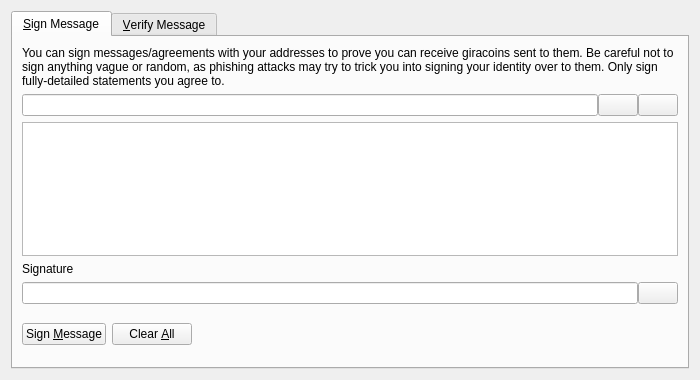
<?xml version="1.0" encoding="UTF-8"?>
<ui version="4.0">
 <class>SignVerifyMessageDialog</class>
 <widget class="QDialog" name="SignVerifyMessageDialog">
  <property name="geometry">
   <rect>
    <x>0</x>
    <y>0</y>
    <width>700</width>
    <height>380</height>
   </rect>
  </property>
  <property name="windowTitle">
   <string>Signatures - Sign / Verify a Message</string>
  </property>
  <property name="modal">
   <bool>true</bool>
  </property>
  <layout class="QVBoxLayout" name="verticalLayout">
   <item>
    <widget class="QTabWidget" name="tabWidget">
     <property name="currentIndex">
      <number>0</number>
     </property>
     <widget class="QWidget" name="tabSignMessage">
      <attribute name="title">
       <string>&amp;Sign Message</string>
      </attribute>
      <layout class="QVBoxLayout" name="verticalLayout_SM">
       <item>
        <widget class="QLabel" name="infoLabel_SM">
         <property name="text">
          <string>You can sign messages/agreements with your addresses to prove you can receive giracoins sent to them. Be careful not to sign anything vague or random, as phishing attacks may try to trick you into signing your identity over to them. Only sign fully-detailed statements you agree to.</string>
         </property>
         <property name="textFormat">
          <enum>Qt::PlainText</enum>
         </property>
         <property name="wordWrap">
          <bool>true</bool>
         </property>
        </widget>
       </item>
       <item>
        <layout class="QHBoxLayout" name="horizontalLayout_1_SM">
         <property name="spacing">
          <number>0</number>
         </property>
         <item>
          <widget class="QValidatedLineEdit" name="addressIn_SM">
           <property name="toolTip">
            <string>The Giracoin address to sign the message with</string>
           </property>
          </widget>
         </item>
         <item>
          <widget class="QPushButton" name="addressBookButton_SM">
           <property name="toolTip">
            <string>Choose previously used address</string>
           </property>
           <property name="text">
            <string/>
           </property>
           <property name="icon">
            <iconset resource="../giracoin.qrc">
             <normaloff>:/icons/address-book</normaloff>:/icons/address-book</iconset>
           </property>
           <property name="shortcut">
            <string>Alt+A</string>
           </property>
           <property name="autoDefault">
            <bool>false</bool>
           </property>
          </widget>
         </item>
         <item>
          <widget class="QPushButton" name="pasteButton_SM">
           <property name="toolTip">
            <string>Paste address from clipboard</string>
           </property>
           <property name="text">
            <string/>
           </property>
           <property name="icon">
            <iconset resource="../giracoin.qrc">
             <normaloff>:/icons/editpaste</normaloff>:/icons/editpaste</iconset>
           </property>
           <property name="shortcut">
            <string>Alt+P</string>
           </property>
           <property name="autoDefault">
            <bool>false</bool>
           </property>
          </widget>
         </item>
        </layout>
       </item>
       <item>
        <widget class="QPlainTextEdit" name="messageIn_SM">
         <property name="toolTip">
          <string>Enter the message you want to sign here</string>
         </property>
        </widget>
       </item>
       <item>
        <widget class="QLabel" name="signatureLabel_SM">
         <property name="text">
          <string>Signature</string>
         </property>
         <property name="textFormat">
          <enum>Qt::PlainText</enum>
         </property>
        </widget>
       </item>
       <item>
        <layout class="QHBoxLayout" name="horizontalLayout_2_SM">
         <property name="spacing">
          <number>0</number>
         </property>
         <item>
          <widget class="QLineEdit" name="signatureOut_SM">
           <property name="font">
            <font>
             <italic>true</italic>
            </font>
           </property>
           <property name="readOnly">
            <bool>true</bool>
           </property>
          </widget>
         </item>
         <item>
          <widget class="QPushButton" name="copySignatureButton_SM">
           <property name="toolTip">
            <string>Copy the current signature to the system clipboard</string>
           </property>
           <property name="text">
            <string/>
           </property>
           <property name="icon">
            <iconset resource="../giracoin.qrc">
             <normaloff>:/icons/editcopy</normaloff>:/icons/editcopy</iconset>
           </property>
           <property name="autoDefault">
            <bool>false</bool>
           </property>
          </widget>
         </item>
        </layout>
       </item>
       <item>
        <layout class="QHBoxLayout" name="horizontalLayout_3_SM">
         <item>
          <widget class="QPushButton" name="signMessageButton_SM">
           <property name="toolTip">
            <string>Sign the message to prove you own this Giracoin address</string>
           </property>
           <property name="text">
            <string>Sign &amp;Message</string>
           </property>
           <property name="icon">
            <iconset resource="../giracoin.qrc">
             <normaloff>:/icons/edit</normaloff>:/icons/edit</iconset>
           </property>
           <property name="autoDefault">
            <bool>false</bool>
           </property>
          </widget>
         </item>
         <item>
          <widget class="QPushButton" name="clearButton_SM">
           <property name="toolTip">
            <string>Reset all sign message fields</string>
           </property>
           <property name="text">
            <string>Clear &amp;All</string>
           </property>
           <property name="icon">
            <iconset resource="../giracoin.qrc">
             <normaloff>:/icons/remove</normaloff>:/icons/remove</iconset>
           </property>
           <property name="autoDefault">
            <bool>false</bool>
           </property>
          </widget>
         </item>
         <item>
          <spacer name="horizontalSpacer_1_SM">
           <property name="orientation">
            <enum>Qt::Horizontal</enum>
           </property>
           <property name="sizeHint" stdset="0">
            <size>
             <width>40</width>
             <height>48</height>
            </size>
           </property>
          </spacer>
         </item>
         <item>
          <widget class="QLabel" name="statusLabel_SM">
           <property name="font">
            <font>
             <weight>75</weight>
             <bold>true</bold>
            </font>
           </property>
           <property name="text">
            <string/>
           </property>
           <property name="wordWrap">
            <bool>true</bool>
           </property>
          </widget>
         </item>
         <item>
          <spacer name="horizontalSpacer_2_SM">
           <property name="orientation">
            <enum>Qt::Horizontal</enum>
           </property>
           <property name="sizeHint" stdset="0">
            <size>
             <width>40</width>
             <height>48</height>
            </size>
           </property>
          </spacer>
         </item>
        </layout>
       </item>
      </layout>
     </widget>
     <widget class="QWidget" name="tabVerifyMessage">
      <attribute name="title">
       <string>&amp;Verify Message</string>
      </attribute>
      <layout class="QVBoxLayout" name="verticalLayout_VM">
       <item>
        <widget class="QLabel" name="infoLabel_VM">
         <property name="text">
          <string>Enter the receiver's address, message (ensure you copy line breaks, spaces, tabs, etc. exactly) and signature below to verify the message. Be careful not to read more into the signature than what is in the signed message itself, to avoid being tricked by a man-in-the-middle attack. Note that this only proves the signing party receives with the address, it cannot prove sendership of any transaction!</string>
         </property>
         <property name="textFormat">
          <enum>Qt::PlainText</enum>
         </property>
         <property name="alignment">
          <set>Qt::AlignLeading|Qt::AlignLeft|Qt::AlignTop</set>
         </property>
         <property name="wordWrap">
          <bool>true</bool>
         </property>
        </widget>
       </item>
       <item>
        <layout class="QHBoxLayout" name="horizontalLayout_1_VM">
         <property name="spacing">
          <number>0</number>
         </property>
         <item>
          <widget class="QValidatedLineEdit" name="addressIn_VM">
           <property name="toolTip">
            <string>The Giracoin address the message was signed with</string>
           </property>
          </widget>
         </item>
         <item>
          <widget class="QPushButton" name="addressBookButton_VM">
           <property name="toolTip">
            <string>Choose previously used address</string>
           </property>
           <property name="text">
            <string/>
           </property>
           <property name="icon">
            <iconset resource="../giracoin.qrc">
             <normaloff>:/icons/address-book</normaloff>:/icons/address-book</iconset>
           </property>
           <property name="shortcut">
            <string>Alt+A</string>
           </property>
           <property name="autoDefault">
            <bool>false</bool>
           </property>
          </widget>
         </item>
        </layout>
       </item>
       <item>
        <widget class="QPlainTextEdit" name="messageIn_VM"/>
       </item>
       <item>
        <widget class="QValidatedLineEdit" name="signatureIn_VM"/>
       </item>
       <item>
        <layout class="QHBoxLayout" name="horizontalLayout_2_VM">
         <item>
          <widget class="QPushButton" name="verifyMessageButton_VM">
           <property name="toolTip">
            <string>Verify the message to ensure it was signed with the specified Giracoin address</string>
           </property>
           <property name="text">
            <string>Verify &amp;Message</string>
           </property>
           <property name="icon">
            <iconset resource="../giracoin.qrc">
             <normaloff>:/icons/transaction_0</normaloff>:/icons/transaction_0</iconset>
           </property>
           <property name="autoDefault">
            <bool>false</bool>
           </property>
          </widget>
         </item>
         <item>
          <widget class="QPushButton" name="clearButton_VM">
           <property name="toolTip">
            <string>Reset all verify message fields</string>
           </property>
           <property name="text">
            <string>Clear &amp;All</string>
           </property>
           <property name="icon">
            <iconset resource="../giracoin.qrc">
             <normaloff>:/icons/remove</normaloff>:/icons/remove</iconset>
           </property>
           <property name="autoDefault">
            <bool>false</bool>
           </property>
          </widget>
         </item>
         <item>
          <spacer name="horizontalSpacer_1_VM">
           <property name="orientation">
            <enum>Qt::Horizontal</enum>
           </property>
           <property name="sizeHint" stdset="0">
            <size>
             <width>40</width>
             <height>48</height>
            </size>
           </property>
          </spacer>
         </item>
         <item>
          <widget class="QLabel" name="statusLabel_VM">
           <property name="font">
            <font>
             <weight>75</weight>
             <bold>true</bold>
            </font>
           </property>
           <property name="text">
            <string/>
           </property>
           <property name="wordWrap">
            <bool>true</bool>
           </property>
          </widget>
         </item>
         <item>
          <spacer name="horizontalSpacer_2_VM">
           <property name="orientation">
            <enum>Qt::Horizontal</enum>
           </property>
           <property name="sizeHint" stdset="0">
            <size>
             <width>40</width>
             <height>48</height>
            </size>
           </property>
          </spacer>
         </item>
        </layout>
       </item>
      </layout>
     </widget>
    </widget>
   </item>
  </layout>
 </widget>
 <customwidgets>
  <customwidget>
   <class>QValidatedLineEdit</class>
   <extends>QLineEdit</extends>
   <header>qvalidatedlineedit.h</header>
  </customwidget>
 </customwidgets>
 <resources>
  <include location="../giracoin.qrc"/>
 </resources>
 <connections/>
</ui>
